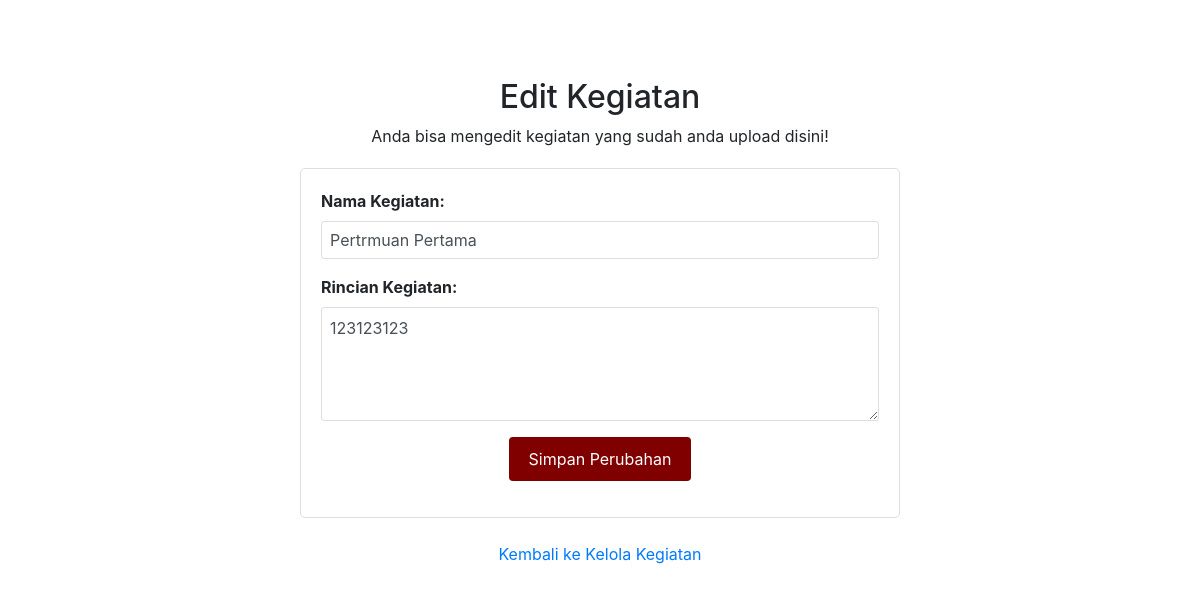
Page /gradasi/admin/daftar-kegiatan/edit_kegiatan.php?id=3 on the committed database.
### tables this page shows
CREATE TABLE `kegiatan_ukm_gradasi` (
  `id` int UNSIGNED NOT NULL,
  `nama_kegiatan` varchar(50) NOT NULL,
  `rincian_kegiatan` text NOT NULL,
  `reg_date` timestamp NOT NULL DEFAULT CURRENT_TIMESTAMP ON UPDATE CURRENT_TIMESTAMP
);

### gradasi/admin/daftar-kegiatan/edit_kegiatan.php (the view, shortened to what this page needs)
<?php
$servername = "localhost";
$username = "root";
$password = "";
$dbname = "ukm";
$conn = new mysqli($servername, $username, $password, $dbname);
$id = $_GET['id'];
$sql = "SELECT * FROM kegiatan_ukm_gradasi WHERE id=$id";
$result = $conn->query($sql);
if ($result->num_rows > 0) {
    $row = $result->fetch_assoc();
} else {
    echo "Kegiatan tidak ditemukan.";
    exit;
}
?>
<!DOCTYPE html>
<html lang="en">
<head>
    <link rel="stylesheet" href="https://stackpath.bootstrapcdn.com/bootstrap/4.5.2/css/bootstrap.min.css">
</head>
<body>
    <div class="form-container">
        <h2 class="text-center">Edit Kegiatan</h2>
        <p class="text-center">Anda bisa mengedit kegiatan yang sudah anda upload disini!</p>
        <form action="update_kegiatan.php" method="post">
            <div class="form-group">
                <label for="nama_kegiatan">Nama Kegiatan:</label>
                <input type="text" id="nama_kegiatan" name="nama_kegiatan" value="<?php echo $row['nama_kegiatan']; ?>" class="form-control" required>
            </div>
            <div class="form-group">
                <label for="rincian_kegiatan">Rincian Kegiatan:</label>
                <textarea id="rincian_kegiatan" name="rincian_kegiatan" class="form-control" rows="4" required><?php echo $row['rincian_kegiatan']; ?></textarea>
            </div>
            <div class="form-group text-center">
                <input type="submit" value="Simpan Perubahan" class="btn btn-submit">
            </div>
        </form>
        <br>
        <p class="text-center"><a href="kelola_kegiatan.php">Kembali ke Kelola Kegiatan</a></p>
    </div>
</body>
</html>

### gradasi/admin/daftar-kegiatan/edit_kegiatan.php (style rules this page uses)
body { padding: 20px; }
.form-container { max-width: 600px; margin: auto; margin-top:5%; }
.form-container form { background-color: #ffffff; border: 1px solid #ddd; border-radius: 5px; padding: 20px; margin-top: 20px; }
.form-container form label { font-weight: bold; }
.form-container form input[type="text"], .form-container form textarea { width: 100%; padding: 8px; margin-bottom: 10px; border: 1px solid #ddd; border-radius: 3px; box-sizing: border-box; }
.form-container form textarea { resize: vertical; }
.form-container form .btn-submit { background-color: #800000; color: #ffffff; border: none; padding: 10px 20px; cursor: pointer; }

### rows in the picture
kegiatan_ukm_gradasi: nama_kegiatan "Pertrmuan Pertama", rincian_kegiatan "123123123"
